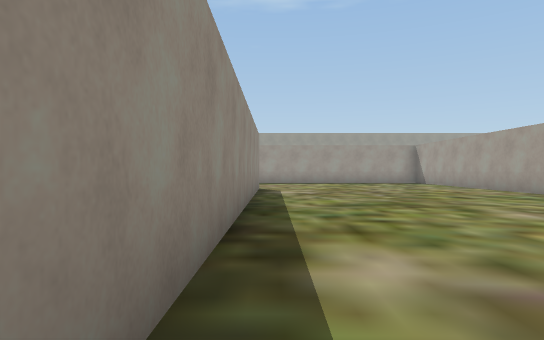
View 1 (above)

24 first-person views from a walk through a 3-D level made in the Unity game engine. The camera is 1.2 m above the floor, looks level and sees 75° across. The floor is counted in squares, 2 m on a side. Each view is taken from the middle of a square. On the plan, view 1 faces up. The plan holds only what a view shows up to about 10 squares ahead; the rest is blank. The place goes on beyond the plan. The player is left out. Some surface patterns are stand-ins.

View 2
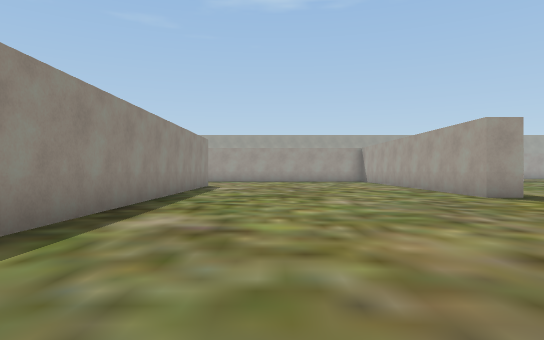

View 3
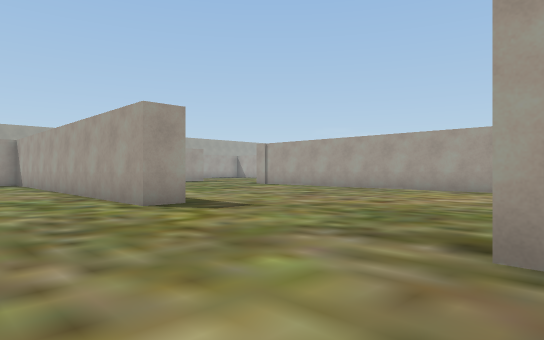

View 4
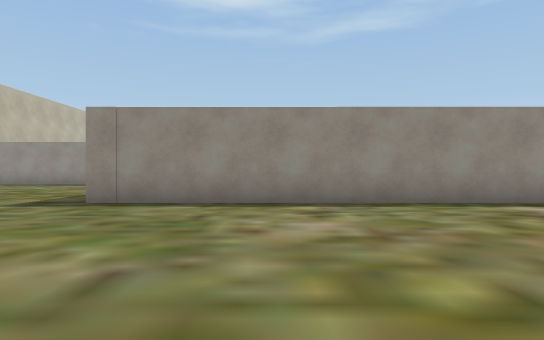

View 5
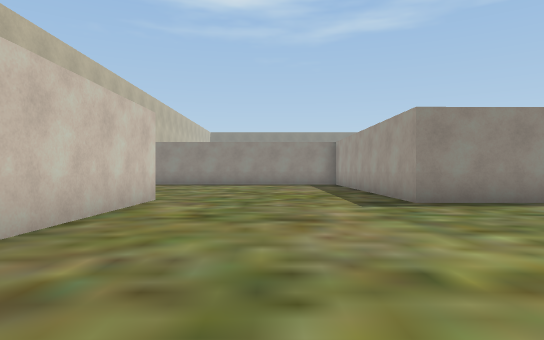

View 6
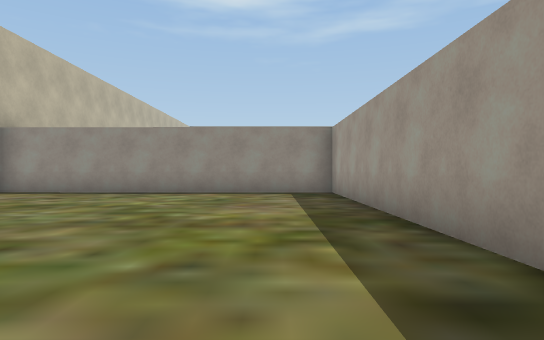

View 7
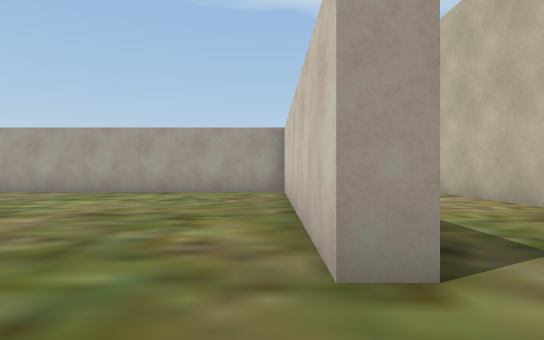

View 8
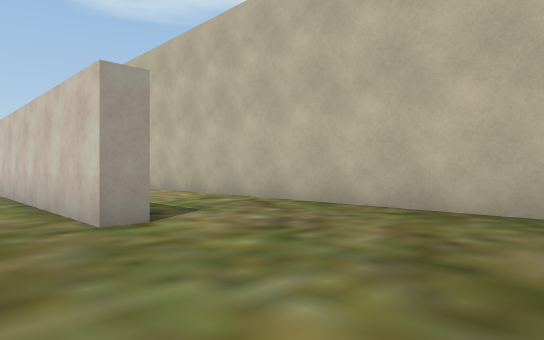

View 9
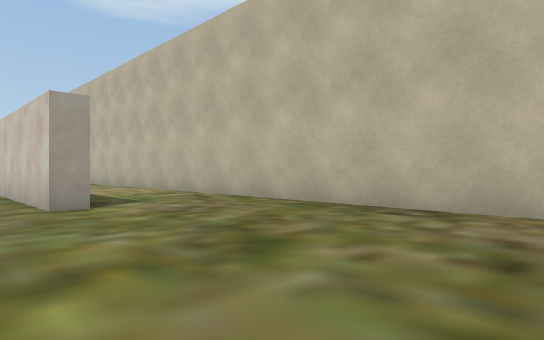

View 10
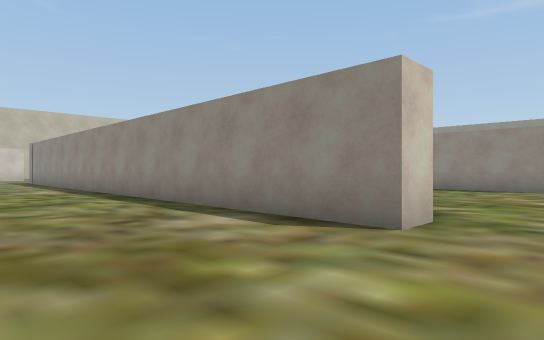

View 11
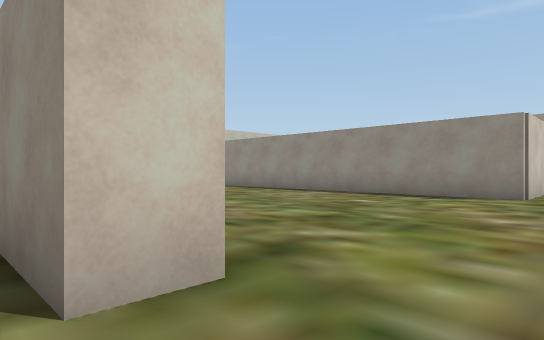

View 12
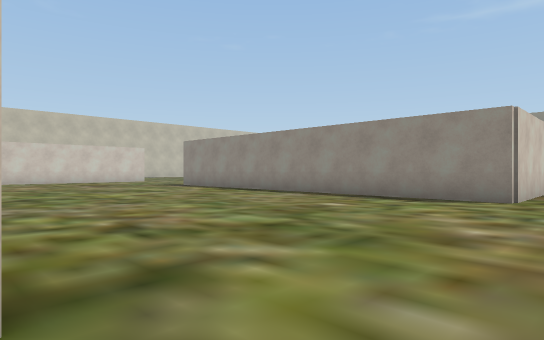

View 13
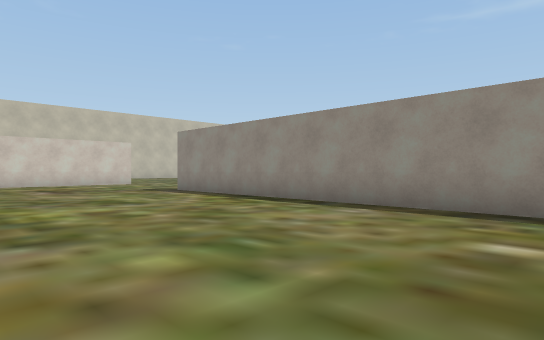

View 14
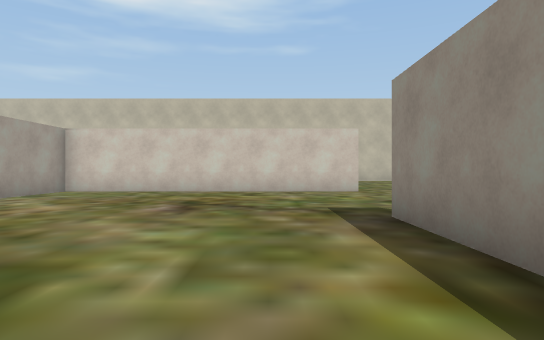

View 15
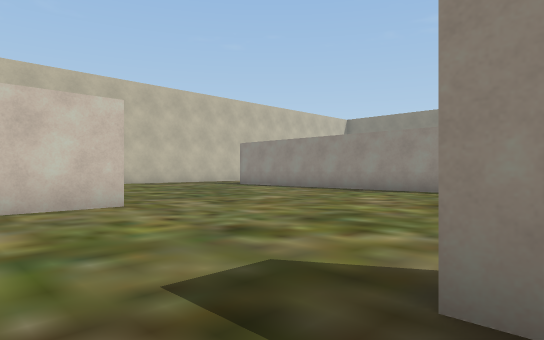

View 16
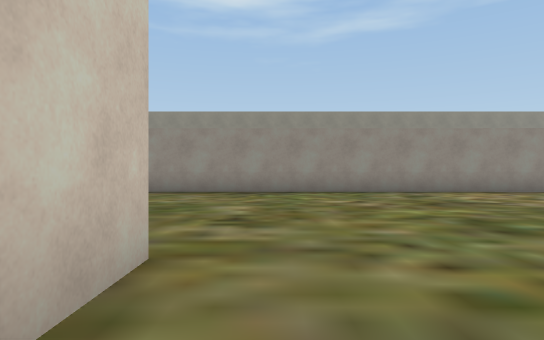

View 17
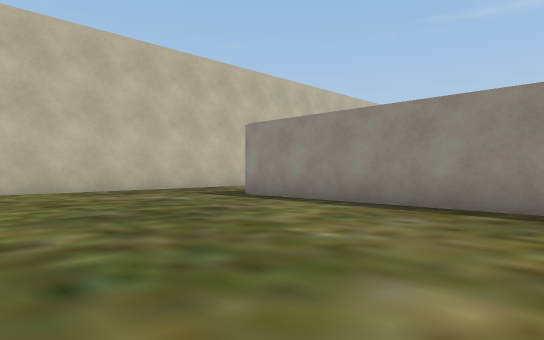

View 18
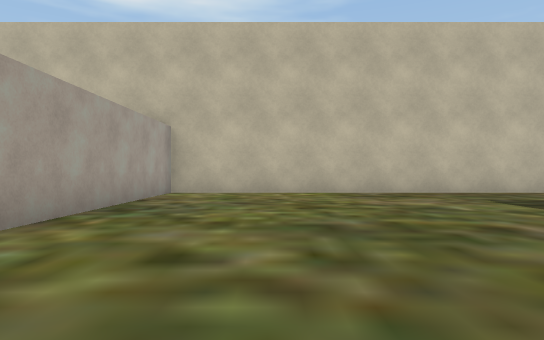

View 19
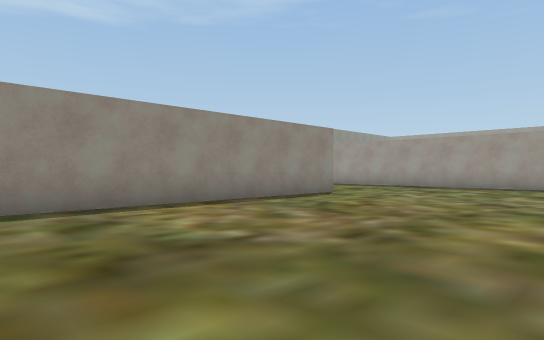

View 20
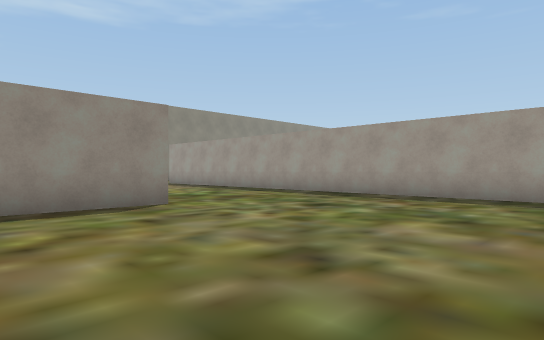

View 21
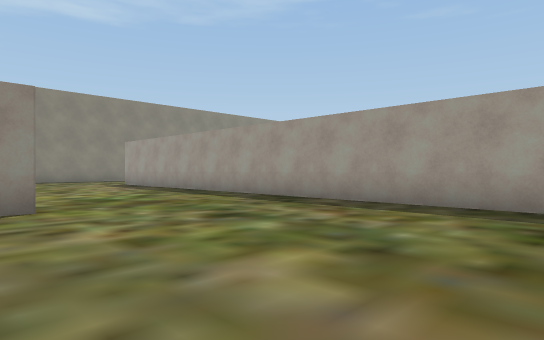

View 22
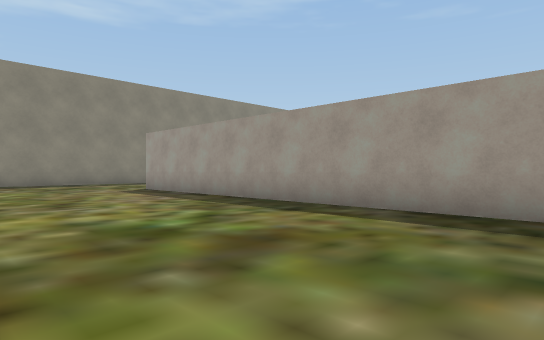

View 23
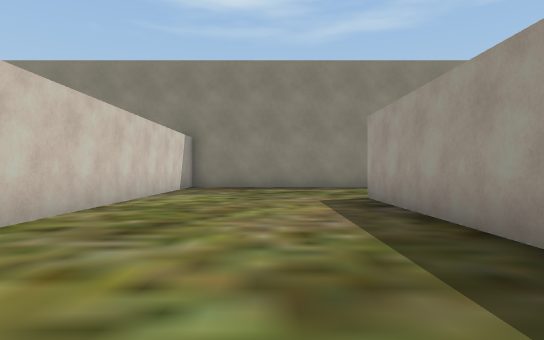

View 24
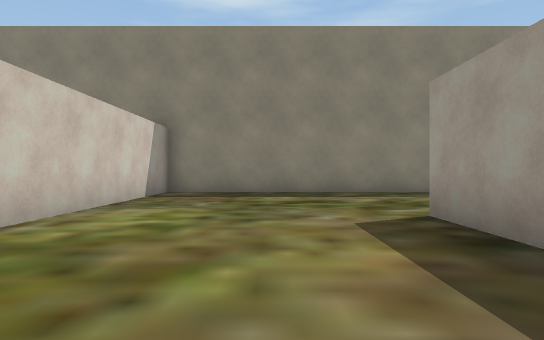

### Floor plan
Points are (right, up) in squares from view 1. A wall is a line through its corners. A room is listed if a view was taken in it or the views show most of it. See-through windows are left out.
Room 1 (views 1, 2, 3, 4, 5, 6, 7, 8, 9, 10, 11, 12)
walls: (7.5, 5.7) (6.6, 5.7) (6.7, 11.5); (6.6, -10.4) (6.6, -2.6); (14.7, 2.5) (14.7, 3.5); (-1.1, -11) (-1.1, -10.3) (6.2, -10.3); (-1.3, 11.4) (-0.4, 11.4) (-0.5, -5.4) (-8.6, -5.4) (-8.6, -14.3); (-6.4, -14.4) (6.2, -14.4)
ways out: opening at (-1, 12.5) to room 2
Room 2 (views 13, 14, 15, 16, 17, 18, 19, 20, 21, 22, 23, 24)
walls: (-16.7, 6.2) (-16.8, -10.9); (-9.5, -4.8) (-1.1, -4.8) (-1.1, -2.4); (-11.8, 11.1) (-25.6, 11.1); (-11.5, 11.6) (-8.5, 11.6) (-8.5, 0.4); (-19.2, -14.4) (-9.3, -14.4) (-9.3, -8.4); (-30.6, 13.4) (-30.6, 6.2) (-21.6, 6.2)
ways out: opening at (-1, 12.5) to room 1

Positions as (right, up) in squares from view 1, and headings:
1: (0, 0), facing up
2: (2, -2), facing up
3: (4, 0), facing up-right
4: (6, -2), facing left
5: (6, -8), facing left
6: (1, -7), facing left
7: (-3, -10), facing right
8: (-5, -9), facing down-right
9: (-7, -9), facing down-right
10: (3, 13), facing down-left
11: (0, 13), facing down-left
12: (-1, 13), facing down-left
13: (-3, 10), facing down-left
14: (-7, 5), facing down
15: (-7, 1), facing down-left
16: (-7, -4), facing left
17: (-11, -4), facing down-left
18: (-12, -5), facing down
19: (-11, -2), facing up-left
20: (-11, 3), facing up-left
21: (-11, 5), facing up-left
22: (-15, 6), facing up-left
23: (-18, 9), facing left
24: (-21, 9), facing left
